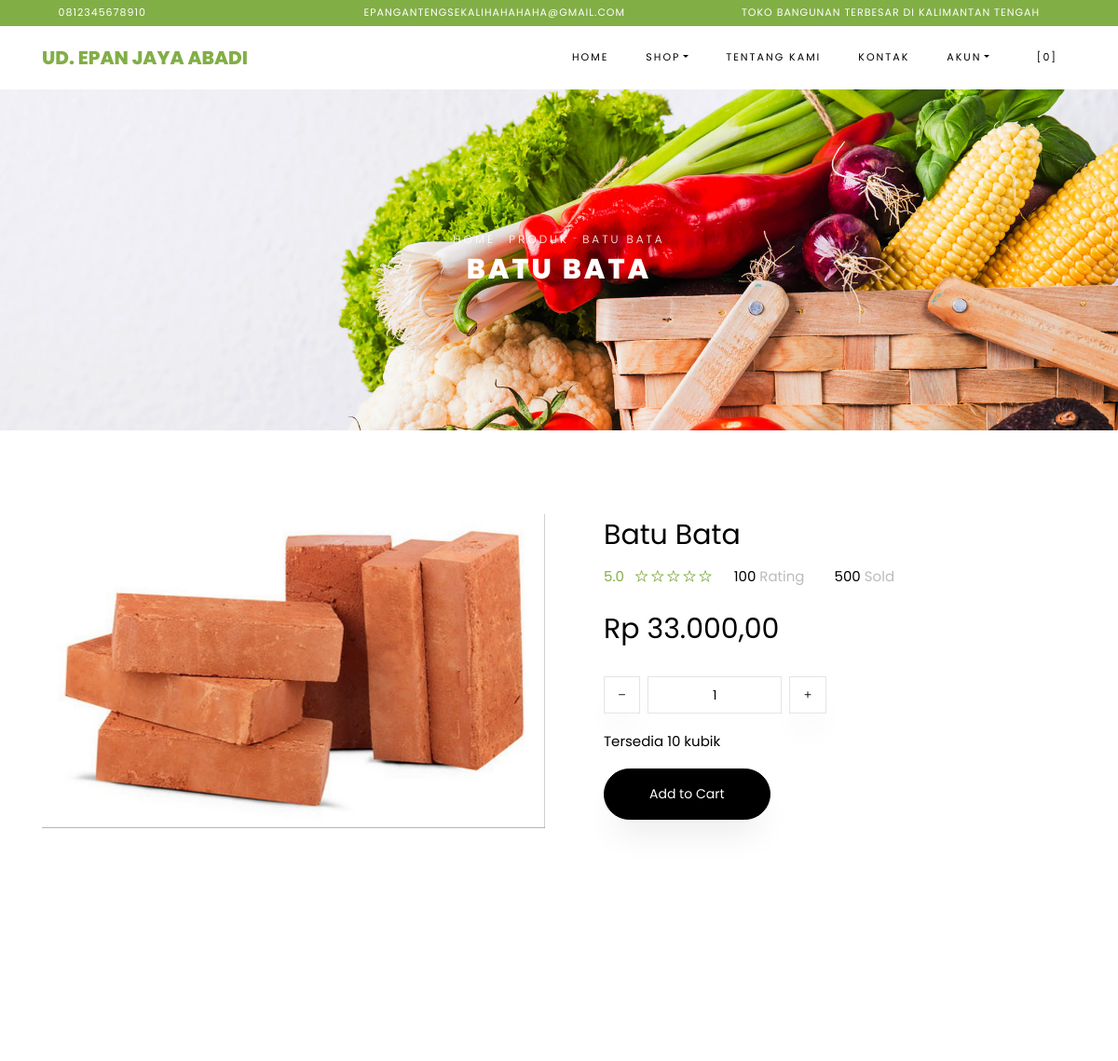
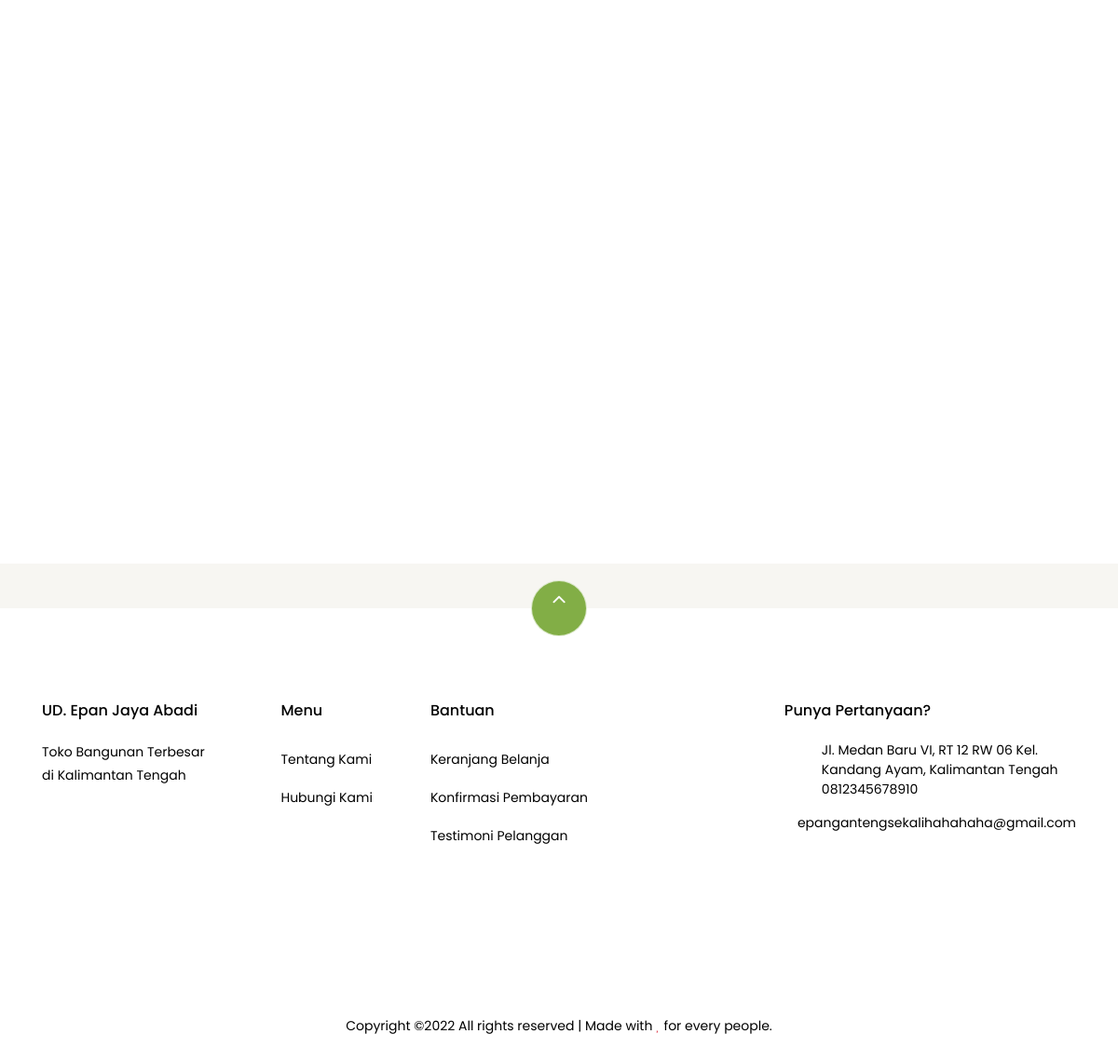
Page /index.php/shop/product/2/BS350420/ on the committed database (2 pictures, top to bottom).
### tables this page shows
CREATE TABLE `settings` (
  `id` int(10) NOT NULL,
  `key` varchar(32) NOT NULL,
  `content` text NOT NULL
);

CREATE TABLE `products` (
  `id` bigint(20) NOT NULL,
  `category_id` int(10) DEFAULT NULL,
  `sku` varchar(32) DEFAULT NULL,
  `name` varchar(191) NOT NULL,
  `description` varchar(191) DEFAULT NULL,
  `picture_name` varchar(191) DEFAULT NULL,
  `price` decimal(8,2) NOT NULL,
  `current_discount` decimal(8,2) DEFAULT 0.00,
  `stock` int(10) NOT NULL,
  `product_unit` varchar(32) DEFAULT NULL,
  `is_available` tinyint(1) DEFAULT 1,
  `add_date` datetime DEFAULT NULL
);

### application/views/themes/vegefoods/shop/view_single_product.php (the view, shortened to what the rows shown need)
<div class="hero-wrap hero-bread" style="background-image: url('<?php echo get_theme_uri('images/bg_1.jpg'); ?>');">
    <div class="container">
      <div class="row no-gutters slider-text align-items-center justify-content-center">
        <div class="col-md-9 ftco-animate text-center">
            <p class="breadcrumbs"><span class="mr-2"><?php echo anchor(base_url(), 'Home'); ?></span>
            <span class="mr-2"><?php echo anchor('browse', 'Produk'); ?></span>
            <span><?php echo $product->name; ?></span></p>
          <h1 class="mb-0 bread"><?php echo $product->name; ?></h1>
        </div>
      </div>
    </div>
  </div>
  <section class="ftco-section">
      <div class="container">
          <div class="row">
              <div class="col-lg-6 mb-5 ftco-animate">
                  <a href="<?php echo base_url('assets/uploads/products/'. $product->picture_name); ?>" class="image-popup"><img src="<?php echo base_url('assets/uploads/products/'. $product->picture_name); ?>" class="img-fluid" alt="<?php echo $product->name; ?>"></a>
              </div>
              <div class="col-lg-6 product-details pl-md-5 ftco-animate">
                  <h3><?php echo $product->name; ?></h3>
                  <div class="rating d-flex">
                          <p class="text-left mr-4">
                              <a href="#" class="mr-2">5.0</a>
                              <a href="#"><span class="ion-ios-star-outline"></span></a>
                              <a href="#"><span class="ion-ios-star-outline"></span></a>
                              <a href="#"><span class="ion-ios-star-outline"></span></a>
                              <a href="#"><span class="ion-ios-star-outline"></span></a>
                              <a href="#"><span class="ion-ios-star-outline"></span></a>
                          </p>
                          <p class="text-left mr-4">
                              <a href="#" class="mr-2" style="color: #000;">100 <span style="color: #bbb;">Rating</span></a>
                          </p>
                          <p class="text-left">
                              <a href="#" class="mr-2" style="color: #000;">500 <span style="color: #bbb;">Sold</span></a>
                          </p>
                      </div>
                  <p class="price">
                      <?php if ($product->current_discount > 0) : ?>
                        <span class="mr-2 price-dc"><strike><small>Rp <?php echo format_rupiah($product->price); ?></small></strike></span>
                        <span class="price-sale text-success">Rp <?php echo format_rupiah($product->price - $product->current_discount); ?></span>
                      <?php else : ?>
                      <span>Rp <?php echo format_rupiah($product->price); ?></span>
                      <?php endif; ?>
                    </p>
                      <div class="row mt-4">
                          <div class="input-group col-md-6 d-flex mb-3">
                   <span class="input-group-btn mr-2">
                      <button type="button" class="quantity-left-minus btn"  data-type="minus" data-field="">
                     <i class="ion-ios-remove"></i>
                      </button>
                      </span>
                   <input type="text" id="quantity" name="quantity" class="form-control input-number" value="1" min="1" max="100">
                   <span class="input-group-btn ml-2">
                      <button type="button" class="quantity-right-plus btn" data-type="plus" data-field="">
                       <i class="ion-ios-add"></i>
                   </button>
                   </span>
                </div>
                <div class="col-md-12">
                    <p style="color: #000;">Tersedia <?php echo $product->stock; ?> <?php echo $product->product_unit; ?></p>
                </div>
            </div>
            <p><a href="#" class="btn btn-black btn-sm py-3 px-5 add-cart cart-btn" data-sku="<?php echo $product->sku; ?>" data-name="<?php echo $product->name; ?>" data-price="<?php echo ($product->current_discount > 0) ? ($product->price - $product->current_discount) : $product->price; ?>" data-id="<?php echo $product->id; ?>">Add to Cart</a></p>
              </div>
          </div>
      </div>
  </section>
  <section class="ftco-section">
      <div class="container">
              <div class="row justify-content-center mb-3 pb-3">
      </div>
      </div>
      <div class="container">
          <div class="row">
          </div>
      </div>
  </section>

### application/views/themes/vegefoods/header.php (shortened to what the rows shown need)
?><!DOCTYPE html>
<html lang="en">
  <head>
    <link rel="stylesheet" href="<?php echo get_theme_uri('css/open-iconic-bootstrap.min.css'); ?>">
    <link rel="stylesheet" href="<?php echo get_theme_uri('css/animate.css'); ?>">
    <link rel="stylesheet" href="<?php echo get_theme_uri('css/owl.carousel.min.css'); ?>">
    <link rel="stylesheet" href="<?php echo get_theme_uri('css/owl.theme.default.min.css'); ?>">
    <link rel="stylesheet" href="<?php echo get_theme_uri('css/magnific-popup.css'); ?>">
    <link rel="stylesheet" href="<?php echo get_theme_uri('css/aos.css'); ?>">
	<link rel="stylesheet" href="<?php echo get_theme_uri('css/ionicons.min.css'); ?>">
	<link rel="stylesheet" href="<?php echo get_theme_uri('js/plugins/@fortawesome/fontawesome-free/css/all.min.css', 'argon'); ?>">
    <link rel="stylesheet" href="<?php echo get_theme_uri('css/bootstrap-datepicker.css'); ?>">
    <link rel="stylesheet" href="<?php echo get_theme_uri('css/jquery.timepicker.css'); ?>">
    <link rel="stylesheet" href="<?php echo get_theme_uri('css/flaticon.css'); ?>">
    <link rel="stylesheet" href="<?php echo get_theme_uri('css/icomoon.css'); ?>">
	<link rel="stylesheet" href="<?php echo get_theme_uri('css/style.css'); ?>">
	<link rel="stylesheet" href="<?php echo base_url('assets/plugins/toastr/toastr.min.css'); ?>">
  </head>
  <body class="goto-here">
		<div class="py-1 bg-primary">
    	<div class="container">
    		<div class="row no-gutters d-flex align-items-start align-items-center px-md-0">
	    		<div class="col-lg-12 d-block">
		    		<div class="row d-flex">
		    			<div class="col-md pr-4 d-flex topper align-items-center">
					    	<div class="icon mr-2 d-flex justify-content-center align-items-center"><span class="icon-phone2"></span></div>
						    <span class="text"><?php echo get_settings('store_phone_number'); ?></span>
					    </div>
					    <div class="col-md pr-4 d-flex topper align-items-center">
					    	<div class="icon mr-2 d-flex justify-content-center align-items-center"><span class="icon-paper-plane"></span></div>
						    <span class="text"><?php echo get_settings('store_email'); ?></span>
					    </div>
					    <div class="col-md-5 pr-4 d-flex topper align-items-center text-lg-right">
						    <span class="text"><?php echo get_settings('store_tagline'); ?></span>
					    </div>
				    </div>
			    </div>
		    </div>
		  </div>
    </div>
    <nav class="navbar navbar-expand-lg navbar-dark ftco_navbar bg-dark ftco-navbar-light" id="ftco-navbar">
	    <div class="container">
	      <a class="navbar-brand" href="<?php echo base_url(); ?>"><?php echo get_store_name(); ?></a>
	      <div class="collapse navbar-collapse" id="ftco-nav">
	        <ul class="navbar-nav ml-auto">
	          <li class="nav-item active"><a href="<?php echo base_url(); ?>" class="nav-link">Home</a></li>
	          <li class="nav-item dropdown">
              <a class="nav-link dropdown-toggle" href="#" id="dropdown04" data-toggle="dropdown" aria-haspopup="true" aria-expanded="false">Shop</a>
            </li>
	          <li class="nav-item"><a href="<?php echo site_url('pages/about'); ?>" class="nav-link">Tentang Kami</a></li>
              <li class="nav-item"><a href="<?php echo site_url('pages/contact'); ?>" class="nav-link">Kontak</a></li>
              <li class="nav-item dropdown">
              <a class="nav-link dropdown-toggle" href="#" id="dropdown05" data-toggle="dropdown" aria-haspopup="true" aria-expanded="false">Akun</a>
            </li>
	          <li class="nav-item cta cta-colored"><a href="<?php echo site_url('shop/cart'); ?>" class="nav-link"><span class="icon-shopping_cart"></span>[<span class="cart-item-total">0</span>]</a></li>
	        </ul>
	      </div>
	    </div>
	  </nav>

### application/views/themes/vegefoods/footer.php (shortened to what the rows shown need)
<section class="ftco-section ftco-no-pt ftco-no-pb py-5 bg-light">
    <div class="container py-4">
    </div>
  </section>
  <footer class="ftco-footer ftco-section">
    <div class="container">
        <div class="row">
            <div class="mouse">
                      <a href="#" class="mouse-icon">
                          <div class="mouse-wheel"><span class="ion-ios-arrow-up"></span></div>
                      </a>
                  </div>
        </div>
      <div class="row mb-5">
        <div class="col-md">
          <div class="ftco-footer-widget mb-4">
            <h2 class="ftco-heading-2"><?php echo get_store_name(); ?></h2>
            <p><?php echo get_settings('store_description'); ?></p>
            <ul class="ftco-footer-social list-unstyled float-md-left float-lft mt-5">
            </ul>
          </div>
        </div>
        <div class="col-md">
          <div class="ftco-footer-widget mb-4 ml-md-5">
            <h2 class="ftco-heading-2">Menu</h2>
            <ul class="list-unstyled">
              <li><a href="<?php echo site_url('pages/about'); ?>" class="py-2 d-block">Tentang Kami</a></li>
              <li><a href="<?php echo site_url('pages/contact'); ?>" class="py-2 d-block">Hubungi Kami</a></li>
            </ul>
          </div>
        </div>
        <div class="col-md-4">
           <div class="ftco-footer-widget mb-4">
            <h2 class="ftco-heading-2">Bantuan</h2>
            <div class="d-flex">
                <ul class="list-unstyled mr-l-5 pr-l-3 mr-4">
                  <li><a href="<?php echo site_url('shop/cart'); ?>" class="py-2 d-block">Keranjang Belanja</a></li>
                  <li><a href="<?php echo site_url('customer/payments/confirm'); ?>" class="py-2 d-block">Konfirmasi Pembayaran</a></li>
                  <li><a href="<?php echo site_url('shop/testimonial'); ?>" class="py-2 d-block">Testimoni Pelanggan</a></li>
                </ul>
              </div>
          </div>
        </div>
        <div class="col-md">
          <div class="ftco-footer-widget mb-4">
              <h2 class="ftco-heading-2">Punya Pertanyaan?</h2>
              <div class="block-23 mb-3">
                <ul>
                  <li><span class="icon icon-map-marker"></span><span class="text"><?php echo get_settings('store_address'); ?></span></li>
                  <li><a href="#"><span class="icon icon-phone"></span><span class="text"><?php echo get_settings('store_phone_number'); ?></span></a></li>
                  <li><a href="#"><span class="icon icon-envelope"></span><span class="text"><?php echo get_settings('store_email'); ?></span></a></li>
                </ul>
              </div>
          </div>
        </div>
      </div>
      <div class="row">
        <div class="col-md-12 text-center">
          <p>
                        Copyright &copy;<script>document.write(new Date().getFullYear());</script> All rights reserved | Made with <i class="icon-heart text-danger" aria-hidden="true"></i> for every people.
                      </p>
        </div>
      </div>
    </div>
  </footer>
</body>
</html>

### rows in the picture
settings: content "0812345678910"
settings: content "EPANGANTENGSEKALIHAHAHAHA@GMAIL.COM", content "epangantengsekalihahahaha@gmail.com"
settings: content "TOKO BANGUNAN TERBESAR DI KALIMANTAN TENGAH"
settings: content "UD. EPAN JAYA ABADI", content "UD. Epan Jaya Abadi"
settings: content (picture)
products: name "BATU BATA", picture_name (picture), name "Batu Bata", price "33.000,00", stock "10", product_unit "kubik"
settings: content "Toko Bangunan Terbesar di Kalimantan Tengah"
settings: content "Jl. Medan Baru VI, RT 12 RW 06 Kel. Kandang Ayam, Kalimantan Tengah"

### other values in the picture
anchor(base_url(), 'Home') "HOME"
anchor('browse', 'Produk') "PRODUK"
